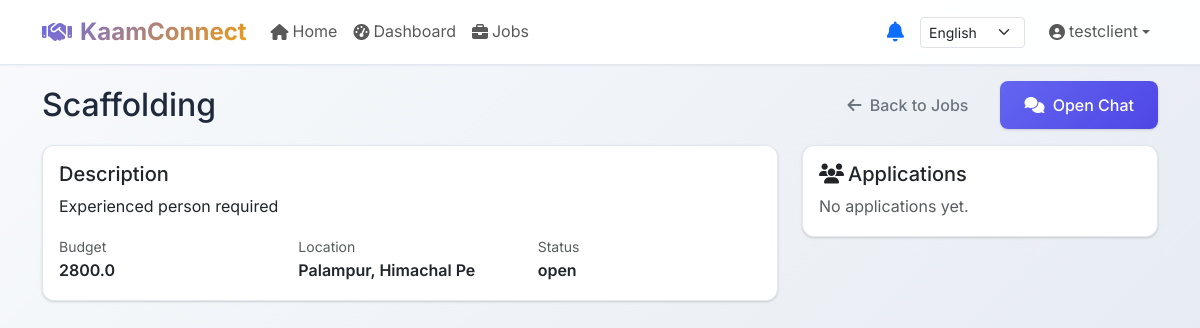
/jobs/2 (signed in), run on the app's committed database.
### app/models/user.py (models this page shows, shortened)
class User(UserMixin, db.Model):
    __tablename__ = 'users'
    id = db.Column(db.Integer, primary_key=True)
    username = db.Column(db.String(80), unique=True, nullable=False)
    email = db.Column(db.String(120), unique=True, nullable=False)
    password_hash = db.Column(db.String(255))
    phone_number = db.Column(db.String(20))
    user_type = db.Column(db.String(20))  # 'client' or 'worker'
    preferred_language = db.Column(db.String(20))
    created_at = db.Column(db.DateTime, default=datetime.utcnow)
    last_seen = db.Column(db.DateTime, default=datetime.utcnow)
    jobs = db.relationship('Job', backref='creator', lazy=True)
    applications = db.relationship('JobApplication', backref='applicant', lazy=True)
    messages = db.relationship('Message', backref='sender', lazy=True)
    skills = db.relationship('UserSkill', backref='user', lazy='dynamic', cascade='all, delete-orphan')
    @property
    def first_name(self) -> str:
        if not self.username:
            return ''
        for part in self.username.strip().split():
            if part:
                return part
        return ''

class Job(db.Model):
    __tablename__ = 'jobs'
    id = db.Column(db.Integer, primary_key=True)
    title = db.Column(db.String(100), nullable=False)
    description = db.Column(db.Text, nullable=False)
    budget = db.Column(db.Float)
    location = db.Column(db.String(200))
    status = db.Column(db.String(20), default='open')  # open, in_progress, completed
    created_at = db.Column(db.DateTime, default=datetime.utcnow)
    user_id = db.Column(db.Integer, db.ForeignKey('users.id'), nullable=False)
    applications = db.relationship('JobApplication', backref='job', lazy=True)
    messages = db.relationship('Message', backref='job', lazy=True)

### app/routes/jobs.py (the view)
@jobs_bp.route('/<int:job_id>')
@login_required
def view_job(job_id):
    job = Job.query.get_or_404(job_id)
    applications = JobApplication.query.filter_by(job_id=job_id).all()
    return render_template('jobs/view.html', job=job, applications=applications)

### app/services/translation.py (called while the page is built)
    def translate_key(self, key: str, target_lang: str, **kwargs) -> str:
        try:
            target = (self.catalog.get(target_lang) or {}).get(key)
            if not target:
                target = (self.catalog.get('en') or {}).get(key) or key
            if kwargs:
                return target.format(**kwargs)
            return target
        except Exception:
            return key

### app/templates/jobs/view.html (shortened to what this page needs)
{% extends 'base.html' %}
{% block content %}
<div class="container">
  <div class="row mb-3">
    <div class="col-12 d-flex align-items-center justify-content-between">
      <h2 class="mb-0">{{ job.title }}</h2>
      <div class="d-flex gap-2">
        <a class="btn btn-outline-secondary" href="{{ url_for('main.jobs') }}">
          <i class="fa fa-arrow-left me-1"></i> {{ t('back_to_jobs') if t('back_to_jobs') != 'back_to_jobs' else 'Back to Jobs' }}
        </a>
        <a class="btn btn-primary" href="{{ url_for('chat.chat_room', job_id=job.id) }}">
          <i class="fa fa-comments me-1"></i> {{ t('open_chat') if t('open_chat') != 'open_chat' else 'Open Chat' }}
        </a>
      </div>
    </div>
  </div>
  <div class="row">
    <div class="col-lg-8">
      <div class="card mb-3">
        <div class="card-body">
          <h5 class="card-title">{{ t('description') if t('description') != 'description' else 'Description' }}</h5>
          <p class="card-text">{{ job.description or '-' }}</p>
          <div class="row g-3">
            <div class="col-md-4">
              <div class="small text-muted">{{ t('budget') if t('budget') != 'budget' else 'Budget' }}</div>
              <div class="fw-semibold">{{ job.budget if job.budget is not none else '-' }}</div>
            </div>
            <div class="col-md-4">
              <div class="small text-muted">{{ t('location') if t('location') != 'location' else 'Location' }}</div>
              <div class="fw-semibold">{{ job.location or '-' }}</div>
            </div>
            <div class="col-md-4">
              <div class="small text-muted">{{ t('status') if t('status') != 'status' else 'Status' }}</div>
              <div class="fw-semibold">{{ job.status or 'open' }}</div>
            </div>
          </div>
        </div>
      </div>
    </div>
    <div class="col-lg-4">
      {% if current_user.is_authenticated and current_user.id == job.user_id %}
      <div class="card mb-3">
        <div class="card-body">
          <h5 class="card-title"><i class="fa fa-users me-1"></i>{{ t('applications') if t('applications') != 'applications' else 'Applications' }}</h5>
          {% if applications %}
          <ul class="list-group list-group-flush">
            {% for app in applications %}
            <li class="list-group-item">
              <div class="d-flex justify-content-between align-items-start">
                <div>
                  <div class="fw-semibold">{{ app.applicant.first_name or app.applicant.username }}</div>
                  <div class="small text-muted">{{ app.message or '-' }}</div>
                </div>
                <span class="badge bg-secondary">{{ app.status }}</span>
              </div>
            </li>
            {% endfor %}
          </ul>
          <a class="btn btn-link mt-2 p-0" href="{{ url_for('jobs.job_applications', job_id=job.id) }}">{{ t('manage_applications') if t('manage_applications') != 'manage_applications' else 'Manage all applications' }}</a>
          {% else %}
          <div class="text-muted">{{ t('no_applications_yet') if t('no_applications_yet') != 'no_applications_yet' else 'No applications yet.' }}</div>
          {% endif %}
        </div>
      </div>
      {% endif %}
    </div>
  </div>
</div>
{% endblock %}

### app/templates/base.html (shortened to what this page needs)
<!DOCTYPE html>
<html lang="en">
<head>
    <link href="https://cdn.jsdelivr.net/npm/bootstrap@5.3.0/dist/css/bootstrap.min.css" rel="stylesheet">
    <link rel="stylesheet" href="https://cdnjs.cloudflare.com/ajax/libs/font-awesome/6.4.0/css/all.min.css">
    <link rel="stylesheet" href="{{ url_for('static', filename='css/style.css') }}">
</head>
<body>
    <nav class="navbar navbar-expand-lg">
        <div class="container">
            <a class="navbar-brand d-flex align-items-center" href="{{ url_for('main.index') }}">
                <i class="fas fa-handshake me-2"></i>
                KaamConnect
            </a>
            <div class="collapse navbar-collapse" id="navbarNav">
                <ul class="navbar-nav me-auto">
                    <li class="nav-item">
                        <a class="nav-link d-flex align-items-center" href="{{ url_for('main.index') }}">
                            <i class="fas fa-home me-1"></i>
                            <span data-i18n-key="home">{{ t('home') if t('home') != 'home' else 'Home' }}</span>
                        </a>
                    </li>
                    {% if current_user.is_authenticated %}
                    <li class="nav-item">
                        <a class="nav-link d-flex align-items-center" href="{{ url_for('main.dashboard') }}">
                            <i class="fas fa-tachometer-alt me-1"></i>
                            <span data-i18n-key="dashboard">{{ t('dashboard') if t('dashboard') != 'dashboard' else 'Dashboard' }}</span>
                        </a>
                    </li>
                    <li class="nav-item">
                        <a class="nav-link d-flex align-items-center" href="{{ url_for('main.jobs') }}">
                            <i class="fas fa-briefcase me-1"></i>
                            <span data-i18n-key="jobs">{{ t('jobs') if t('jobs') != 'jobs' else 'Jobs' }}</span>
                        </a>
                    </li>
                    {% endif %}
                </ul>
                <ul class="navbar-nav align-items-center">
                    {% if current_user.is_authenticated %}
                    <li class="nav-item me-3">
                        <div class="position-relative">
                            <button class="btn btn-link p-0 text-decoration-none" id="notificationBtn">
                                <i class="fas fa-bell fs-5"></i>
                            </button>
                        </div>
                    </li>
                    {% endif %}
                    <li class="nav-item me-3">
                        {% include '_language_dropdown.html' %}
                    </li>
                    {% if current_user.is_authenticated %}
                    <li class="nav-item dropdown">
                        <a class="nav-link dropdown-toggle d-flex align-items-center" href="#" id="userDropdown" role="button" data-bs-toggle="dropdown">
                            <i class="fas fa-user-circle me-1"></i>
                            {{ current_user.first_name or current_user.username }}
                        </a>
                    </li>
                    {% endif %}
                </ul>
            </div>
        </div>
    </nav>
    <div class="toast-container position-fixed top-0 end-0 p-3" style="z-index: 1055;">
    </div>
    <main class="container-fluid px-4 py-3">
        {% block content %}{% endblock %}
    </main>
</body>
</html>

### app/templates/_language_dropdown.html (shortened to what this page needs)
<form method="POST" action="{{ url_for('language.set_language') }}" class="d-inline">
  {% set sel = current_user.preferred_language if current_user.is_authenticated else (session.get('preferred_language') or 'en') %}
  <select name="language" onchange="this.form.submit()" class="form-select form-select-sm" style="width:auto;display:inline-block;vertical-align:middle;">
    <option value="en" {% if sel == 'en' %}selected{% endif %}>English</option>
  </select>
</form>

### app/static/css/style.css (style rules this page uses)
:root { --primary-color: #6366f1; --primary-dark: #4f46e5; --primary-light: #a5b4fc; --secondary-color: #f59e0b; --success-color: #10b981; --danger-color: #ef4444; --warning-color: #f59e0b; --info-color: #3b82f6; --light-color: #f8fafc; --dark-color: #1e293b; --gray-100: #f1f5f9; --gray-200: #e2e8f0; --gray-300: #cbd5e1; --gray-400: #94a3b8; --gray-500: #64748b; --gray-600: #475569; --gray-700: #334155; --gray-800: #1e293b; --gray-900: #0f172a; --border-radius: 12px; --border-radius-sm: 8px; --border-radius-lg: 16px; --shadow-sm: 0 1px 2px 0 rgba(0, 0, 0, 0.05); --shadow: 0 1px 3px 0 rgba(0, 0, 0, 0.1), 0 1px 2px 0 rgba(0, 0, 0, 0.06); --shadow-md: 0 4px 6px -1px rgba(0, 0, 0, 0.1), 0 2px 4px -1px rgba(0, 0, 0, 0.06); --shadow-lg: 0 10px 15px -3px rgba(0, 0, 0, 0.1), 0 4px 6px -2px rgba(0, 0, 0, 0.05); --shadow-xl: 0 20px 25px -5px rgba(0, 0, 0, 0.1), 0 10px 10px -5px rgba(0, 0, 0, 0.04); }
* { box-sizing: border-box; }
body { background: linear-gradient(135deg, #f8fafc 0%, #e2e8f0 100%); font-family: 'Inter', -apple-system, BlinkMacSystemFont, 'Segoe UI', Roboto, sans-serif; line-height: 1.6; color: var(--gray-800); min-height: 100vh; }
.navbar { background: rgba(255, 255, 255, 0.95) !important; backdrop-filter: blur(10px); border-bottom: 1px solid var(--gray-200); box-shadow: var(--shadow-sm); transition: all 0.3s ease; }
.navbar-brand { font-weight: 700; font-size: 1.5rem; background: linear-gradient(135deg, var(--primary-color), var(--secondary-color)); -webkit-background-clip: text; -webkit-text-fill-color: transparent; background-clip: text; }
.card { background: white; border: 1px solid var(--gray-200); border-radius: var(--border-radius); box-shadow: var(--shadow); transition: all 0.3s ease; overflow: hidden; }
.btn { border-radius: var(--border-radius-sm); font-weight: 500; padding: 0.75rem 1.5rem; transition: all 0.2s ease; border: none; position: relative; overflow: hidden; }
.btn-primary { background: linear-gradient(135deg, var(--primary-color), var(--primary-dark)); color: white; box-shadow: var(--shadow); }
.toast-container { position: fixed; top: 1rem; right: 1rem; z-index: 1050; }

### data on the page
User: language "English", username "testclient"
Job: title "Scaffolding", description "Experienced person required", budget "2800.0", location "Palampur, Himachal Pe", status "open"

### other printed values
{{ t('home') if t('home') != 'home' else 'Home' }} "Home"
{{ t('dashboard') if t('dashboard') != 'dashboard' else 'Dashboard' }} "Dashboard"
{{ t('jobs') if t('jobs') != 'jobs' else 'Jobs' }} "Jobs"
{{ t('open_chat') if t('open_chat') != 'open_chat' else 'Open Chat' }} "Open Chat"
{{ t('budget') if t('budget') != 'budget' else 'Budget' }} "Budget"
{{ t('location') if t('location') != 'location' else 'Location' }} "Location"
{{ t('status') if t('status') != 'status' else 'Status' }} "Status"
